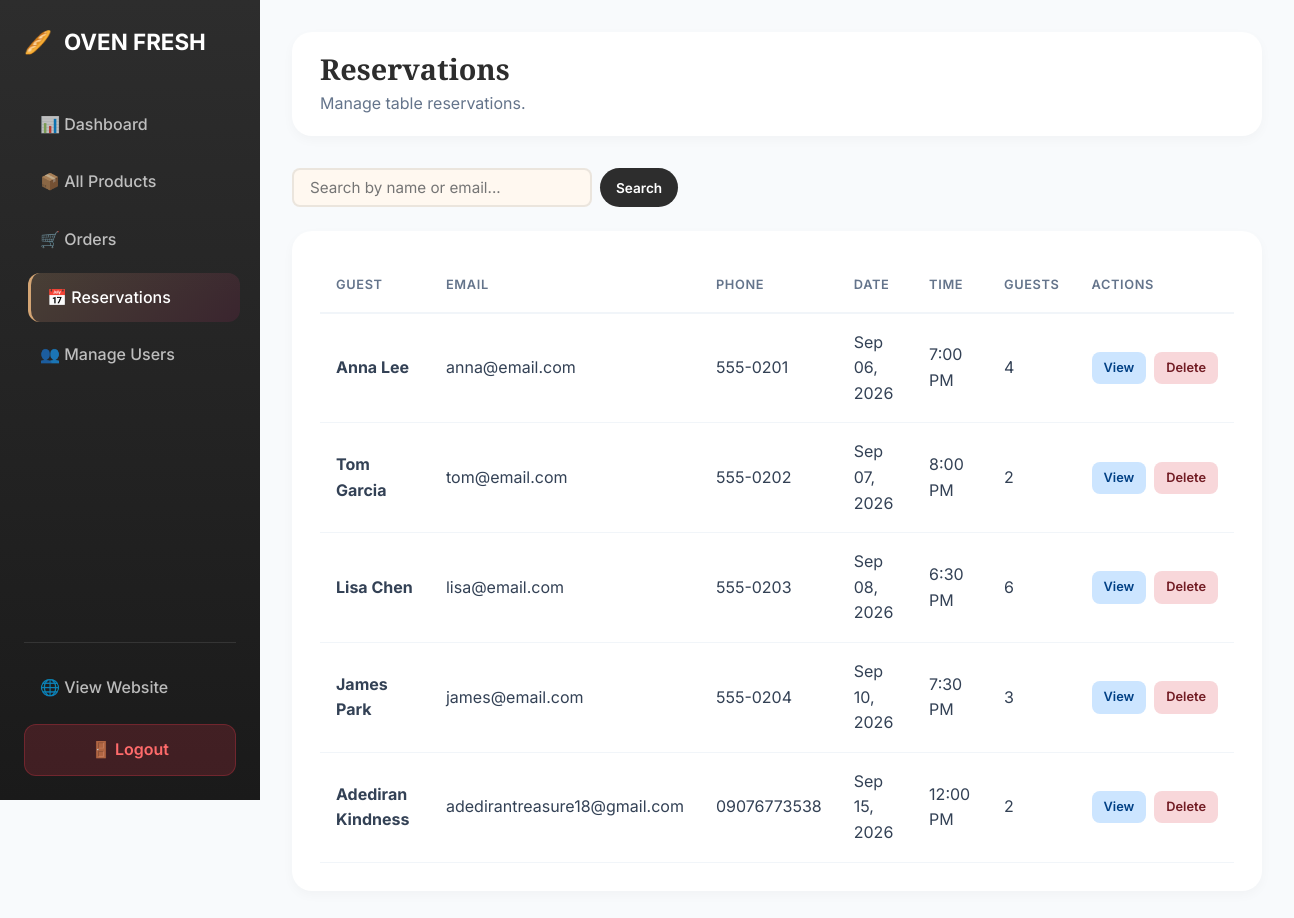
The page /panel/reservations/ (signed in) on the database its author committed.
### shop/models.py (models this page shows, shortened)
class Reservation(models.Model):
    name = models.CharField(max_length=200)
    email = models.EmailField()
    phone = models.CharField(max_length=20)
    date = models.DateField()
    time = models.TimeField()
    guests = models.PositiveIntegerField(default=2)
    notes = models.TextField(blank=True)
    created_at = models.DateTimeField(auto_now_add=True)

### shop/views.py (the view)
    def wrapper(request, *args, **kwargs):
        if not request.user.is_authenticated:
            return redirect('login')
        is_main_admin = request.user.is_superuser or request.user.groups.filter(name='Main Admin').exists()
        is_manager = request.user.groups.filter(name='Manager').exists()
        if not (is_main_admin or is_manager):
            messages.error(request, "Access denied.")
            return redirect('home')
        return view_func(request, *args, **kwargs)

### shop/context_processors.py (called while the page is built)
def cart_context(request):
    cart = Cart(request)
    is_admin_user = False
    if request.user.is_authenticated:
        is_admin_user = request.user.is_superuser or request.user.groups.filter(name__in=['Main Admin', 'Manager']).exists()
    return {
        'cart': cart,
        'cart_count': len(cart),
        'cart_total': cart.get_total_price(),
        'is_admin_user': is_admin_user,
    }

    def __len__(self):
        return sum(item['quantity'] for item in self.cart.values())

    def get_total_price(self):
        return sum(Decimal(item['price']) * item['quantity'] for item in self.cart.values())

### shop/views.py (called while the page is built)
def admin_required(view_func):
    def wrapper(request, *args, **kwargs):
        if not request.user.is_authenticated:
            return redirect('login')
        is_main_admin = request.user.is_superuser or request.user.groups.filter(name='Main Admin').exists()
        is_manager = request.user.groups.filter(name='Manager').exists()
        if not (is_main_admin or is_manager):
            messages.error(request, "Access denied.")
            return redirect('home')
        return view_func(request, *args, **kwargs)
    return wrapper

@admin_required
def admin_reservations(request):
    reservations = Reservation.objects.all()
    search = request.GET.get('q', '')
    if search:
        reservations = reservations.filter(Q(name__icontains=search) | Q(email__icontains=search))
    context = {
        'reservations': reservations,
        'search': search,
        'is_main_admin': request.user.is_superuser or request.user.groups.filter(name='Main Admin').exists(),
        'is_manager': request.user.groups.filter(name='Manager').exists(),
    }
    return render(request, 'admin_reservations.html', context)

### shop/templates/admin_reservations.html (shortened to what this page needs)
{% load static %}
<!DOCTYPE html>
<html lang="en">
<head>
    <link rel="stylesheet" href="{% static 'css/style.css' %}">
</head>
<body class="dashboard-body">
    <div class="dashboard-layout">
        <aside class="sidebar">
            <div class="sidebar-logo"><span>🥖</span> OVEN FRESH</div>
            <ul class="sidebar-menu">
                <li><a href="{% url 'dashboard' %}">📊 Dashboard</a></li>
                <li><a href="{% url 'admin_products' %}">📦 All Products</a></li>
                <li><a href="{% url 'admin_orders' %}">🛒 Orders</a></li>
                <li><a href="{% url 'admin_reservations' %}" class="active">📅 Reservations</a></li>
                {% if is_main_admin %}
                <li><a href="{% url 'admin_users' %}">👥 Manage Users</a></li>
                {% endif %}
            </ul>
            <div class="sidebar-footer">
                <a href="{% url 'home' %}" class="sidebar-link" target="_blank">🌐 View Website</a>
                <a href="{% url 'logout' %}" class="logout-btn" style="text-decoration:none;display:block;text-align:center;margin-top:12px;">🚪 Logout</a>
            </div>
        </aside>
        <main class="main-content">
            <div class="top-bar">
                <div>
                    <h1>Reservations</h1>
                    <p style="color:#64748b;margin-top:4px;">Manage table reservations.</p>
                </div>
            </div>
            <div style="display:flex;gap:12px;margin-bottom:24px;flex-wrap:wrap;">
                <form method="get" style="display:flex;gap:8px;">
                    <input type="text" name="q" value="{{ search }}" placeholder="Search by name or email..." class="form-input" style="width:300px;padding:8px 16px;">
                    <button type="submit" class="add-btn" style="padding:8px 16px;">Search</button>
                </form>
            </div>
            <div class="data-table-container">
                <table class="data-table">
                    <thead>
                        <tr>
                            <th>Guest</th>
                            <th>Email</th>
                            <th>Phone</th>
                            <th>Date</th>
                            <th>Time</th>
                            <th>Guests</th>
                            <th>Actions</th>
                        </tr>
                    </thead>
                    <tbody>
                        {% for res in reservations %}
                        <tr>
                            <td><strong>{{ res.name }}</strong></td>
                            <td>{{ res.email }}</td>
                            <td>{{ res.phone }}</td>
                            <td>{{ res.date|date:"M d, Y" }}</td>
                            <td>{{ res.time|time:"g:i A" }}</td>
                            <td>{{ res.guests }}</td>
                            <td>
                                <div style="display:flex;gap:8px;">
                                    <a href="{% url 'admin_reservation_detail' res.pk %}" style="padding:6px 12px;background:#CCE5FF;color:#004085;border-radius:8px;font-size:0.8rem;font-weight:600;text-decoration:none;">View</a>
                                    <a href="{% url 'admin_reservation_delete' res.pk %}" style="padding:6px 12px;background:#F8D7DA;color:#721C24;border-radius:8px;font-size:0.8rem;font-weight:600;text-decoration:none;">Delete</a>
                                </div>
                            </td>
                        </tr>
                        {% empty %}
                        <tr>
                            <td colspan="7" style="text-align:center;padding:60px;color:#64748b;">
                                No reservations found.
                            </td>
                        </tr>
                        {% endfor %}
                    </tbody>
                </table>
            </div>
        </main>
    </div>
</body>
</html>

### shop/static/css/style.css (style rules this page uses)
* { margin: 0; padding: 0; box-sizing: border-box; }
:root { --cream: #FFF8F0; --cream-dark: #F5E6D3; --dark: #2D2D2D; --dark-soft: #4A4A4A; --bakery-gold: #D4A574; --bakery-gold-dark: #B8864F; --bakery-light: #F5E6D3; --restaurant-burgundy: #8B2252; --restaurant-burgundy-dark: #6B1A3F; --restaurant-rose: #E8A5A5; --restaurant-light: #F5E0E0; --success: #4CAF50; --shadow-sm: 0 2px 8px rgba(0,0,0,0.06); --shadow-md: 0 8px 24px rgba(0,0,0,0.1); --shadow-lg: 0 20px 60px rgba(0,0,0,0.15); --radius-sm: 8px; --radius-md: 16px; --radius-lg: 24px; --radius-xl: 32px; }
body { font-family: 'Inter', -apple-system, BlinkMacSystemFont, sans-serif; background: var(--cream); color: var(--dark); line-height: 1.6; overflow-x: hidden; }
h1, h2, h3, h4 { font-family: 'Playfair Display', serif; font-weight: 700; line-height: 1.2; }
a { text-decoration: none; color: inherit; }
.add-btn { display: inline-flex; align-items: center; gap: 4px; padding: 8px 16px; background: var(--dark); color: white; border: none; border-radius: 999px; font-size: 0.85rem; font-weight: 600; cursor: pointer; transition: all 0.3s; font-family: inherit; }
.form-input, .form-group input, .form-group select, .form-group textarea { width: 100%; padding: 12px 16px; border: 2px solid rgba(0,0,0,0.08); border-radius: var(--radius-sm); font-size: 0.95rem; font-family: inherit; background: var(--cream); transition: all 0.3s; }
.dashboard-body { background: #f8fafc; margin: 0; }
.dashboard-layout { display: flex; min-height: 100vh; }
.sidebar { width: 260px; background: linear-gradient(180deg, #2D2D2D 0%, #1a1a1a 100%); color: white; padding: 24px; display: flex; flex-direction: column; position: fixed; height: 100vh; z-index: 50; }
.sidebar-logo { font-size: 1.4rem; font-weight: 700; margin-bottom: 40px; display: flex; align-items: center; gap: 12px; }
.sidebar-menu { list-style: none; flex: 1; padding: 0; }
.sidebar-menu li { margin-bottom: 8px; }
.sidebar-menu a, .sidebar-link { display: flex; align-items: center; gap: 12px; padding: 12px 16px; color: rgba(255,255,255,0.7); text-decoration: none; border-radius: 12px; transition: all 0.3s ease; font-weight: 500; }
.sidebar-menu a:hover, .sidebar-menu a.active { background: rgba(255,255,255,0.1); color: white; transform: translateX(4px); }
.sidebar-menu a.active { background: linear-gradient(135deg, rgba(212, 165, 116, 0.2), rgba(139, 34, 82, 0.2)); border-left: 3px solid #D4A574; }
.sidebar-footer { margin-top: auto; padding-top: 20px; border-top: 1px solid rgba(255,255,255,0.1); }
.logout-btn { width: 100%; padding: 12px; background: rgba(220, 53, 69, 0.2); color: #ff6b6b; border: 1px solid rgba(220, 53, 69, 0.3); border-radius: 12px; cursor: pointer; font-weight: 600; transition: all 0.3s; margin-top: 12px; }
.main-content { flex: 1; margin-left: 260px; padding: 32px; }
.top-bar { display: flex; justify-content: space-between; align-items: center; background: white; padding: 20px 28px; border-radius: 20px; box-shadow: 0 4px 12px rgba(0,0,0,0.03); margin-bottom: 32px; }
.top-bar h1 { margin: 0; font-family: 'Playfair Display', serif; font-size: 1.8rem; }
.data-table-container { background: white; border-radius: 20px; padding: 28px; box-shadow: 0 4px 12px rgba(0,0,0,0.03); animation: fadeInUp 0.8s ease backwards; overflow-x: auto; }
.data-table { width: 100%; border-collapse: collapse; min-width: 600px; }
.data-table th { text-align: left; padding: 16px; color: #64748b; font-size: 0.8rem; text-transform: uppercase; letter-spacing: 0.05em; border-bottom: 2px solid #f1f5f9; font-weight: 600; }
.data-table td { padding: 16px; border-bottom: 1px solid #f1f5f9; color: #334155; }

### rows shown on the page
Reservation: name "Anna Lee", email "anna@email.com", phone "555-0201", date "Sep 06, 2026", time "7:00 PM", guests "4"
Reservation: name "Tom Garcia", email "tom@email.com", phone "555-0202", date "Sep 07, 2026", time "8:00 PM", guests "2"
Reservation: name "Lisa Chen", email "lisa@email.com", phone "555-0203", date "Sep 08, 2026", time "6:30 PM", guests "6"
Reservation: name "James Park", email "james@email.com", phone "555-0204", date "Sep 10, 2026", time "7:30 PM", guests "3"
Reservation: name "Adediran Kindness", email "adedirantreasure18@gmail.com", phone "09076773538", date "Sep 15, 2026", time "12:00 PM", guests "2"
